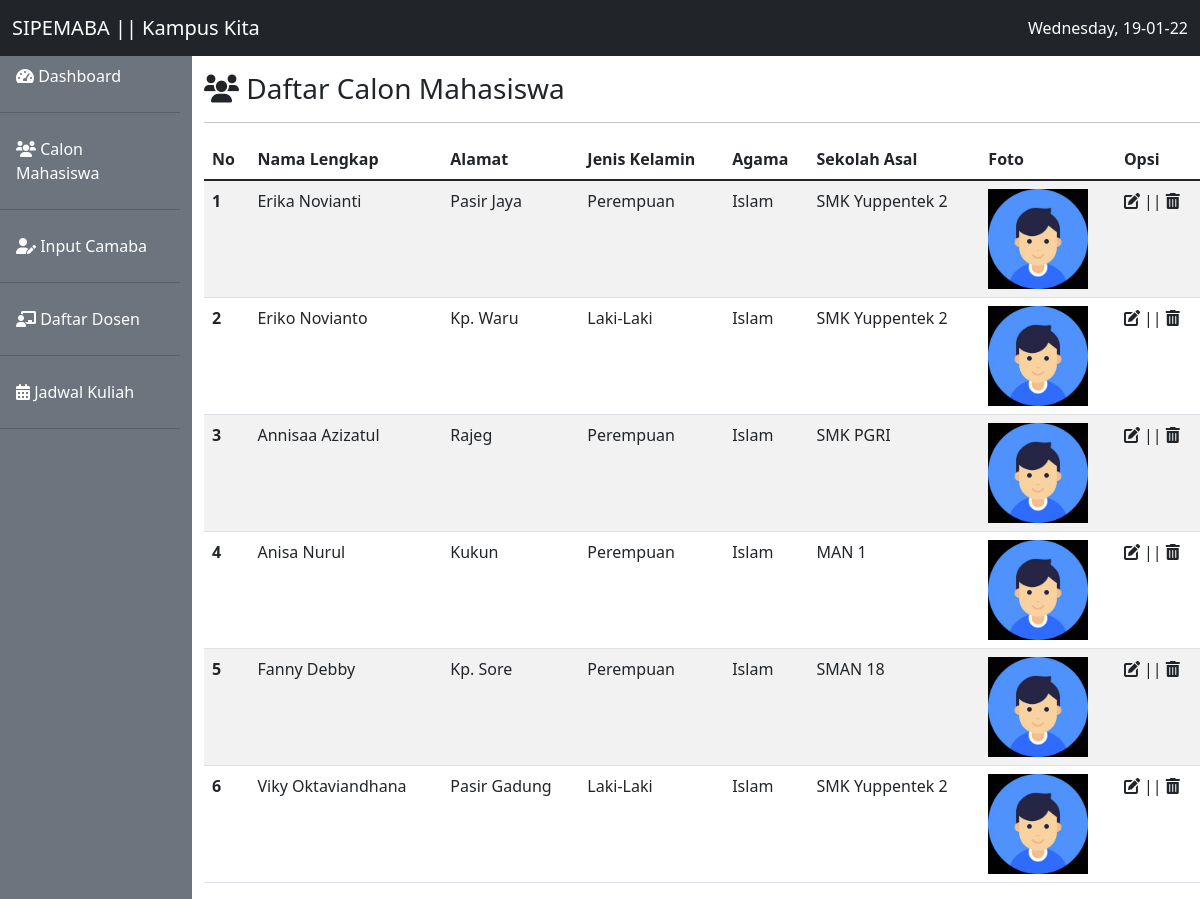
The page /view.php on the database its author committed.
### tables this page shows
CREATE TABLE `calon_mhs` (
  `id` int(11) NOT NULL,
  `nama` varchar(40) NOT NULL,
  `alamat` varchar(255) NOT NULL,
  `jenkel` varchar(9) NOT NULL,
  `agama` varchar(9) NOT NULL,
  `sekolah_asal` varchar(20) NOT NULL,
  `foto_maba` varchar(15) NOT NULL
);

### koneksi.php (called while the page is built)
<?php
$host = 'localhost';
$user = 'root';
$pass = '';
$db   = 'wpsmt5';
$conn = mysqli_connect($host, $user, $pass, $db);
$result = mysqli_query($conn, 'SELECT * FROM calon_mhs');
 ?>

### view.php (the view, shortened to what this page needs)
<?php
include 'koneksi.php';
?>
<!doctype html>
<html lang="en">
  <head>
    <link href="tema/bootstrap/css/bootstrap.min.css" rel="stylesheet">
    <link rel="stylesheet" href="tema/fontawesome/css/all.min.css">
  </head>
  <body>
    <nav class="navbar navbar-expand-lg navbar-light bg-dark fixed-top">
	  <div class="container-fluid">
	    <a class="navbar-brand text-white" href="#">SIPEMABA || Kampus Kita</a>
	    <div class="collapse navbar-collapse" id="navbarSupportedContent">
	     <div class="text-white">
	     	<?php echo date('l, d-m-y'); ?>
	     </div>
	    </div>
	  </div>
	</nav>
	<div class="row mt-4">
		<div class="col-md-2 mt-2 pr-3 pt-4 bg-secondary">
	<ul class="nav flex-column">
	  <li class="nav-item">
	    <a class="nav-link text-white" aria-current="page" href="#"><i class="fas fa-tachometer-alt"></i> Dashboard</a><hr class="bg-dark">
	  </li>
	  <li class="nav-item">
	    <a class="nav-link text-white"" href="#"><i class="fas fa-users"></i> Calon Mahasiswa</a><hr>
	  </li>
	  <li class="nav-item">
	    <a class="nav-link text-white"" href="#"><i class="fas fa-user-edit"></i> Input Camaba</a><hr>
	  </li>
	  <li class="nav-item">
	    <a class="nav-link text-white"" href="#"><i class="fas fa-chalkboard-teacher"></i> Daftar Dosen</a><hr>
	  </li>
	  <li class="nav-item">
	    <a class="nav-link text-white"" href="#"><i class="fas fa-calendar-alt"></i> Jadwal Kuliah</a><hr>
	  </li>
	</ul>
	</div>
	<div class="col-md-10 pd-5 pt-5">
	<h3><i class="fas fa-users"></i> Daftar Calon Mahasiswa</h3><hr>
		<table class="table table-striped">
		  <thead>
		    <tr>
		      <th scope="col">No</th>
		      <th scope="col">Nama Lengkap</th>
		      <th scope="col">Alamat</th>
		      <th scope="col">Jenis Kelamin</th>
		      <th scope="col">Agama</th>
		      <th scope="col">Sekolah Asal</th>
		      <th scope="col">Foto</th>
		      <th scope="col">Opsi</th>
		    </tr>
		  </thead>
		  <tbody>
		  	<?php $no=1;  ?>
		  	<?php while ($camaba = mysqli_fetch_row($result)){ ?>
		    <tr>
		      <th scope="row"><?php echo $no; ?></th>
		      <td><?php echo $camaba[1]; ?></td>
		      <td><?php echo $camaba[2]; ?></td>
		      <td><?php echo $camaba[3]; ?></td>
		      <td><?php echo $camaba[4]; ?></td>
		      <td><?php echo $camaba[5]; ?></td>
		      <td><img src="image/2.jpg" width="100px"></td>
		      <td><i class="fas fa-edit"></i> || <i class="fas fa-trash-alt"></i></td>
		    </tr>
		    <?php $no++ ?>
			<?php } ?>
		  </tbody>
		</table>
	</div>
	</div>
  </body>
</html>

### rows shown on the page
calon_mhs: nama "Erika Novianti", alamat "Pasir Jaya", jenkel "Perempuan", agama "Islam", sekolah_asal "SMK Yuppentek 2"
calon_mhs: nama "Eriko Novianto", alamat "Kp. Waru", jenkel "Laki-Laki", agama "Islam", sekolah_asal "SMK Yuppentek 2"
calon_mhs: nama "Annisaa Azizatul", alamat "Rajeg", jenkel "Perempuan", agama "Islam", sekolah_asal "SMK PGRI"
calon_mhs: nama "Anisa Nurul", alamat "Kukun", jenkel "Perempuan", agama "Islam", sekolah_asal "MAN 1"
calon_mhs: nama "Fanny Debby", alamat "Kp. Sore", jenkel "Perempuan", agama "Islam", sekolah_asal "SMAN 18"
calon_mhs: nama "Viky Oktaviandhana", alamat "Pasir Gadung", jenkel "Laki-Laki", agama "Islam", sekolah_asal "SMK Yuppentek 2"
